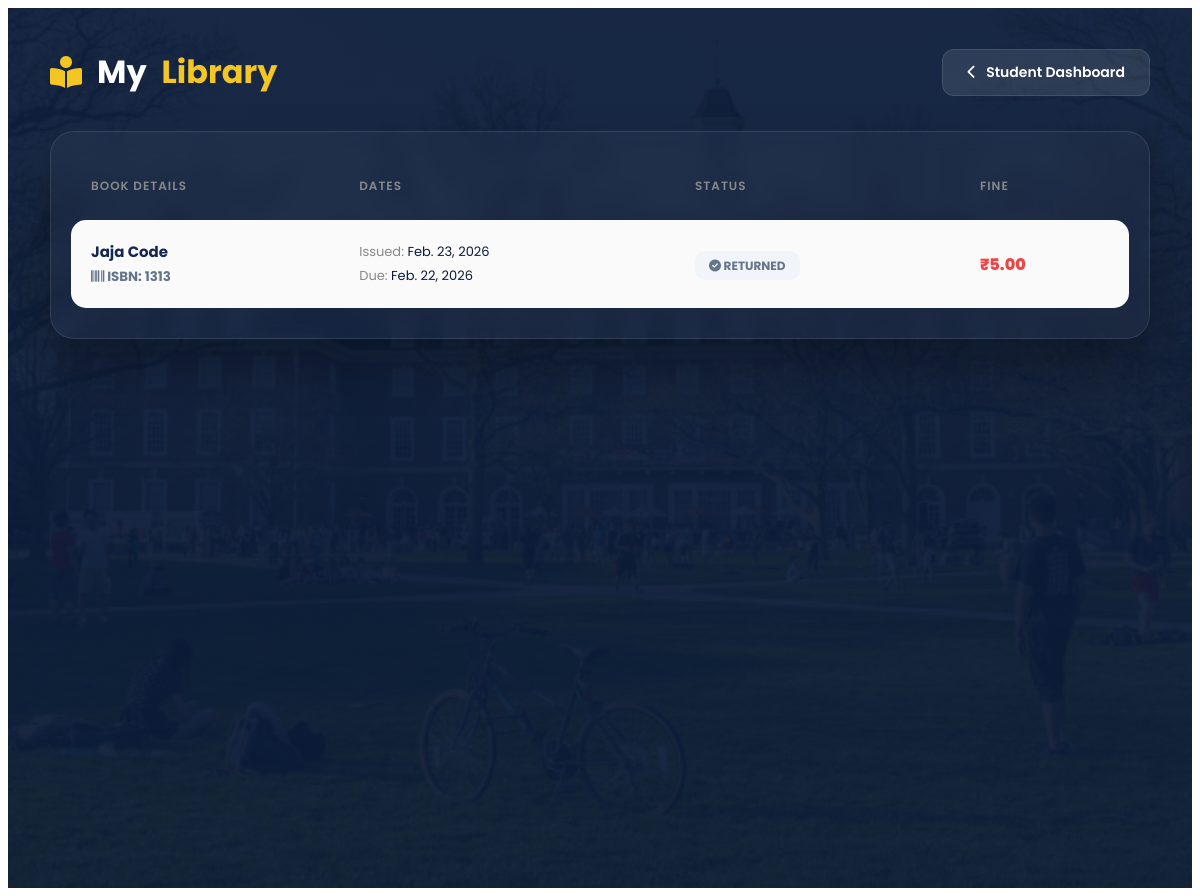
/library/my-library/ (signed in), run on an earlier commit of the app's database.
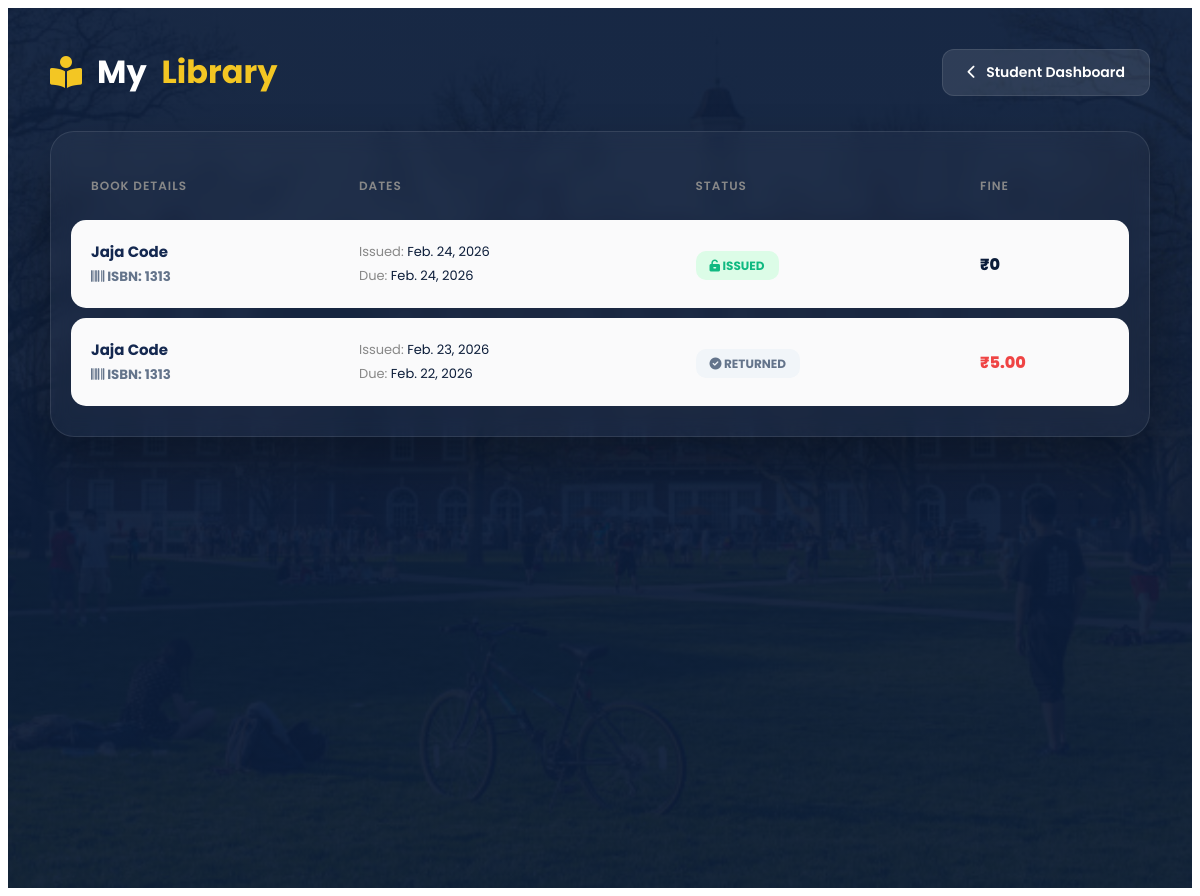
And on a later commit of the database.
### library/models.py (models this page shows, shortened)
class Issue(models.Model):
    STATUS_CHOICES = (
        ('ISSUED', 'Issued'),
        ('RETURNED', 'Returned'),
    )
    book = models.ForeignKey(Book, on_delete=models.CASCADE,null= True)
    user = models.ForeignKey(
        settings.AUTH_USER_MODEL,  # <-- use this instead of User
        on_delete=models.CASCADE,null=True
    )
    issue_date = models.DateField(auto_now_add=True,null=True)
    due_date = models.DateField(null=True)
    return_date = models.DateField(null=True, blank=True)
    fine = models.DecimalField(
        max_digits=6,
        decimal_places=2,
        default=0,null=True
    )
    fine_paid = models.BooleanField(default=False)
    status = models.CharField(
        max_length=10,
        choices=STATUS_CHOICES,
        default='ISSUED',null=True
    )
    paid_amount = models.DecimalField(   # 👈 ADD THIS
        max_digits=6,
        decimal_places=2,
        default=0
    )
    reminder_sent = models.BooleanField(default=False)
    overdue_notified = models.BooleanField(default=False)

class Book(models.Model):
    title = models.CharField(max_length=200,null=True)
    author = models.CharField(max_length=150,null=True)
    isbn = models.CharField(max_length=20, unique=True,null=True)
    category = models.CharField(max_length=100,null=True)
    total_copies = models.PositiveIntegerField(null=True)
    available_copies = models.PositiveIntegerField(null=True)
    created_at = models.DateTimeField(auto_now_add=True,null=True)

### library/views.py (the view)
# urls.py: path('my-library/', views.my_library, name='my-library'),
@login_required
def my_library(request):
    issues = Issue.objects.filter(user=request.user).order_by('-issue_date')
    today = now().date()
    for issue in issues:
        if issue.status == 'ISSUED' and issue.due_date < today:
            issue.overdue_days = (today - issue.due_date).days
            issue.live_fine = issue.overdue_days * 5
        else:
            issue.overdue_days = 0
            issue.live_fine = issue.fine or 0
    return render(request, 'library/my_library.html', {
        'issues': issues
    })

### notifications/context_processors.py (called while the page is built)
def notification_count(request):
    if request.user.is_authenticated:
        count = Notification.objects.filter(
            recipient=request.user,
            is_read=False
        ).count()
    else:
        count = 0
    return {
        'unread_notification_count': count
    }

### templates/library/my_library.html (shortened to what this page needs)
{% extends 'base.html' %}
{% load static %}
{% block content %}
<link rel="stylesheet" href="https://cdnjs.cloudflare.com/ajax/libs/font-awesome/6.0.0/css/all.min.css">
<div class="library-page">
    <div class="library-container">
        <div class="library-header">
            <h2>
                <i class="fas fa-book-reader"></i>
                My <span>Library</span>
            </h2>
            {% if user.teacher %}
                <a href="{% url 'teacher-dashboard' %}" class="btn-back">
                    <i class="fas fa-chevron-left"></i> Teacher Dashboard
                </a>
            {% else %}
                <a href="{% url 'student-dashboard' %}" class="btn-back">
                    <i class="fas fa-chevron-left"></i> Student Dashboard
                </a>
            {% endif %}
        </div>
        <div class="table-responsive">
            <table>
                <thead>
                    <tr>
                        <th>Book Details</th>
                        <th>Dates</th>
                        <th>Status</th>
                        <th>Fine</th>
                    </tr>
                </thead>
                <tbody>
                    {% for issue in issues %}
                    <tr>
                        <td>
                            <div style="font-size: 15px; color: var(--navy);">{{ issue.book.title }}</div>
                            <small style="color: #64748b;"><i class="fas fa-barcode"></i> ISBN: {{ issue.book.isbn|default:"N/A" }}</small>
                        </td>
                        <td>
                            <div style="font-size: 13px;">
                                <span style="color: #888;">Issued:</span> {{ issue.issue_date }}
                            </div>
                            <div style="font-size: 13px; margin-top: 4px;">
                                <span style="color: #888;">Due:</span> {{ issue.due_date }}
                            </div>
                        </td>
                        <td>
                            <span class="status-pill {% if issue.status == 'ISSUED' %}status-issued{% else %}status-returned{% endif %}">
                                <i class="fas {% if issue.status == 'ISSUED' %}fa-unlock-alt{% else %}fa-check-circle{% endif %}"></i>
                                {{ issue.status }}
                            </span>
                        </td>
                        <td>
                            <div class="fine-amount {% if issue.live_fine > 0 %}has-fine{% endif %}">
                                ₹{{ issue.live_fine }}
                            </div>
                        </td>
                    </tr>
                    {% endfor %}
                </tbody>
            </table>
        </div>
    </div>
</div>
{% endblock %}

What changed in the data, as far as the page shows it:
added Issue: book "Jaja Code", book.isbn "1313", issue_date "Feb. 24, 2026", due_date "Feb. 24, 2026", status "ISSUED", live_fine "0"
